Frame 1 (no input): blank canvas, image omitted
Frame 60 (no input): blank canvas, image omitted
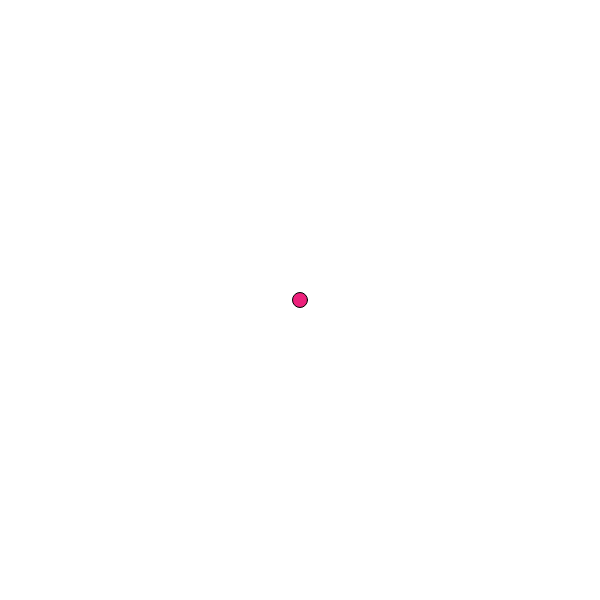
Frame 120 (the mouse pressed at the canvas centre since frame 60)

The p5.js sketch whose frames 1 and 60 were blank and that drew this single picture after the mouse press (run headless with seeded random() and noise() and a simulated clock; from frame 60 on, the mouse is pressed at the canvas centre):

// p5.js sketch
// ── sketch.js
var colors = [
  '#1B998B',
  '#ED217C',
  '#2D3047',
  '#FFFD82',
  '#FF9B71'
];

function setup() {
  createCanvas(600, 600);
  background(255);
  stroke(0);
}

function draw() {
  background(255);
  fill(random(colors));
  ellipse(mouseX, mouseY, 15, 15);
}
